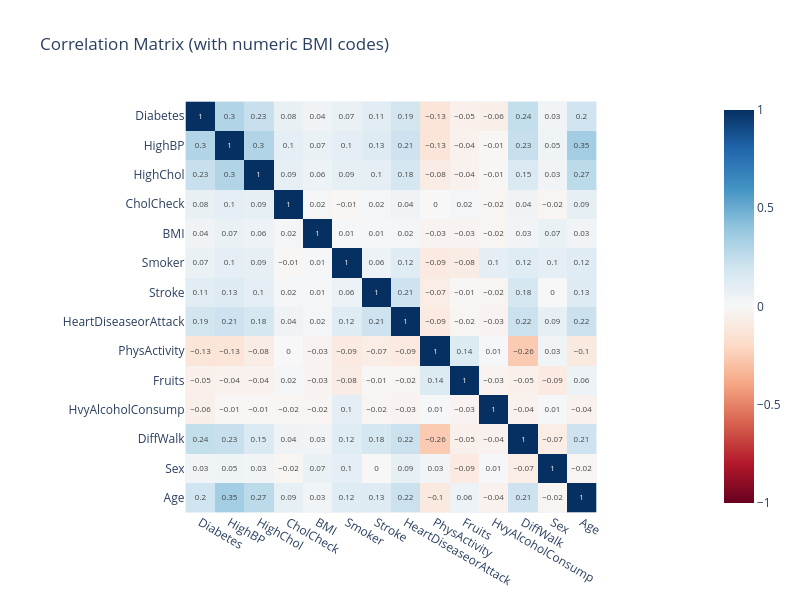

Notebook code for this chart:
### Markdown cell above
heatmap in ploty express

### Code cell
# Step 1: Convert 'BMI' column to category and then to codes
diabetes_dataset['BMI'] = diabetes_dataset['BMI'].astype('category')
diabetes_dataset['BMI'] = diabetes_dataset['BMI'].cat.codes

# Step 2: Select numeric data and compute correlation
numeric_data = diabetes_dataset.select_dtypes(include=['number'])
corr_matrix = numeric_data.corr().round(2)

# Step 3: Convert the correlation matrix to long format
corr_long = corr_matrix.reset_index().melt(id_vars='index')
corr_long.columns = ['Feature1', 'Feature2', 'Correlation']

fig = px.imshow(
    corr_matrix,
    text_auto=True,
    color_continuous_scale='RdBu',
    zmin=-1,
    zmax=1,
    title='Correlation Matrix (with numeric BMI codes)'
)

fig.update_layout(width=800, height=600)
fig.show()

### Figure 1 — Plotly figure (JSON) as saved in the notebook; plotly's stock layout.template omitted (floating-point values rounded to 4 significant figures; data arrays with more than 128 entries replaced by an {"elided": "..."} marker saying what was removed)
{"data": [{"coloraxis": "coloraxis", "hovertemplate": "x: %{x}<br>y: %{y}<br>color: %{z}<extra></extra>", "name": "0", "texttemplate": "%{z}", "type": "heatmap", "x": ["Diabetes", "HighBP", "HighChol", "CholCheck", "BMI", "Smoker", "Stroke", "HeartDiseaseorAttack", "PhysActivity", "Fruits", "HvyAlcoholConsump", "DiffWalk", "Sex", "Age"], "xaxis": "x", "y": ["Diabetes", "HighBP", "HighChol", "CholCheck", "BMI", "Smoker", "Stroke", "HeartDiseaseorAttack", "PhysActivity", "Fruits", "HvyAlcoholConsump", "DiffWalk", "Sex", "Age"], "yaxis": "y", "z": {"elided": "14x14 float values"}}], "layout": {"coloraxis": {"cmax": 1, "cmin": -1, "colorscale": [[0, "rgb(103,0,31)"], [0.1, "rgb(178,24,43)"], [0.2, "rgb(214,96,77)"], [0.3, "rgb(244,165,130)"], [0.4, "rgb(253,219,199)"], [0.5, "rgb(247,247,247)"], [0.6, "rgb(209,229,240)"], [0.7, "rgb(146,197,222)"], [0.8, "rgb(67,147,195)"], [0.9, "rgb(33,102,172)"], [1, "rgb(5,48,97)"]]}, "height": 600, "title": {"text": "Correlation Matrix (with numeric BMI codes)"}, "width": 800, "xaxis": {"anchor": "y", "constrain": "domain", "domain": [0, 1], "scaleanchor": "y"}, "yaxis": {"anchor": "x", "autorange": "reversed", "constrain": "domain", "domain": [0, 1]}}}
